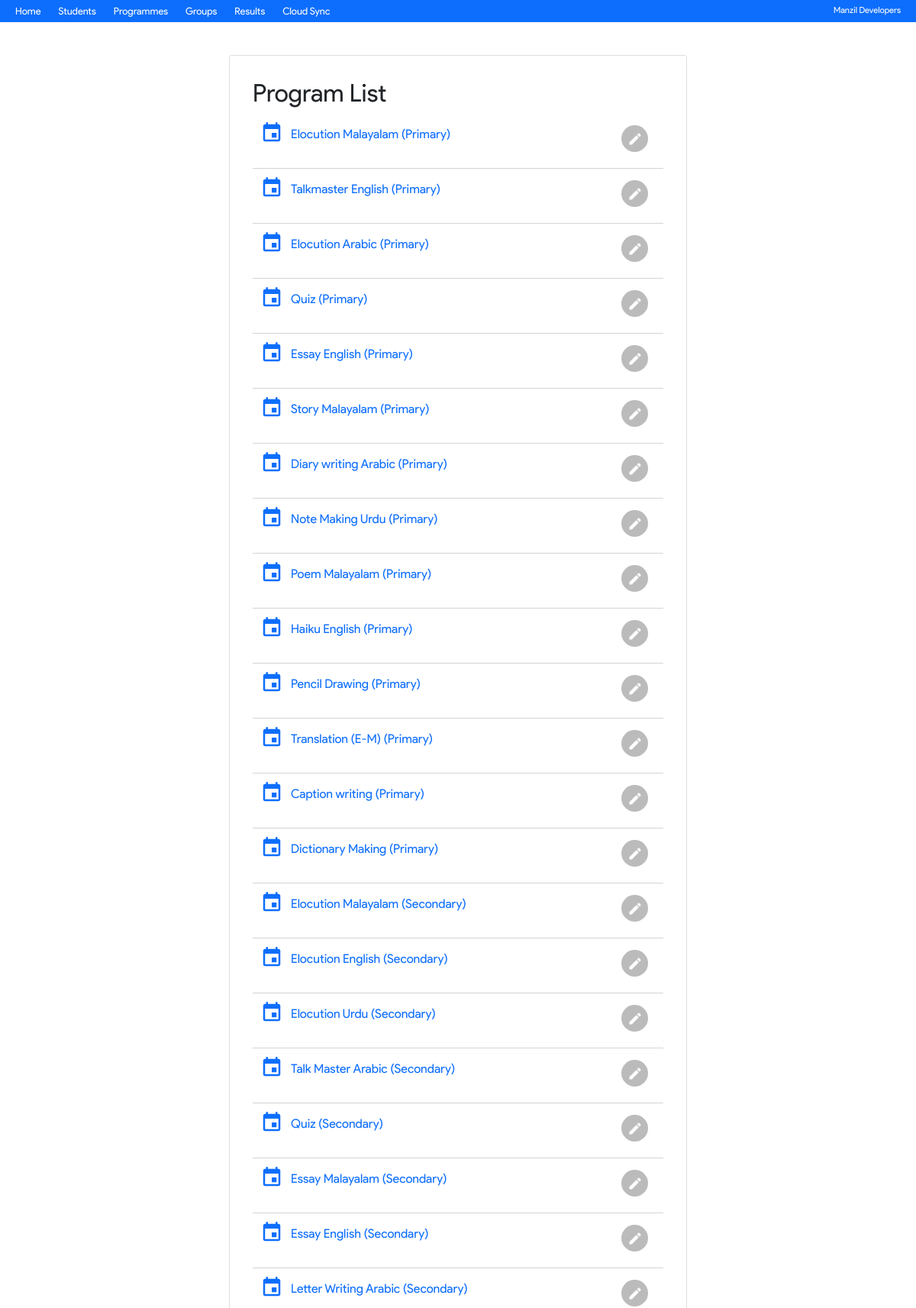
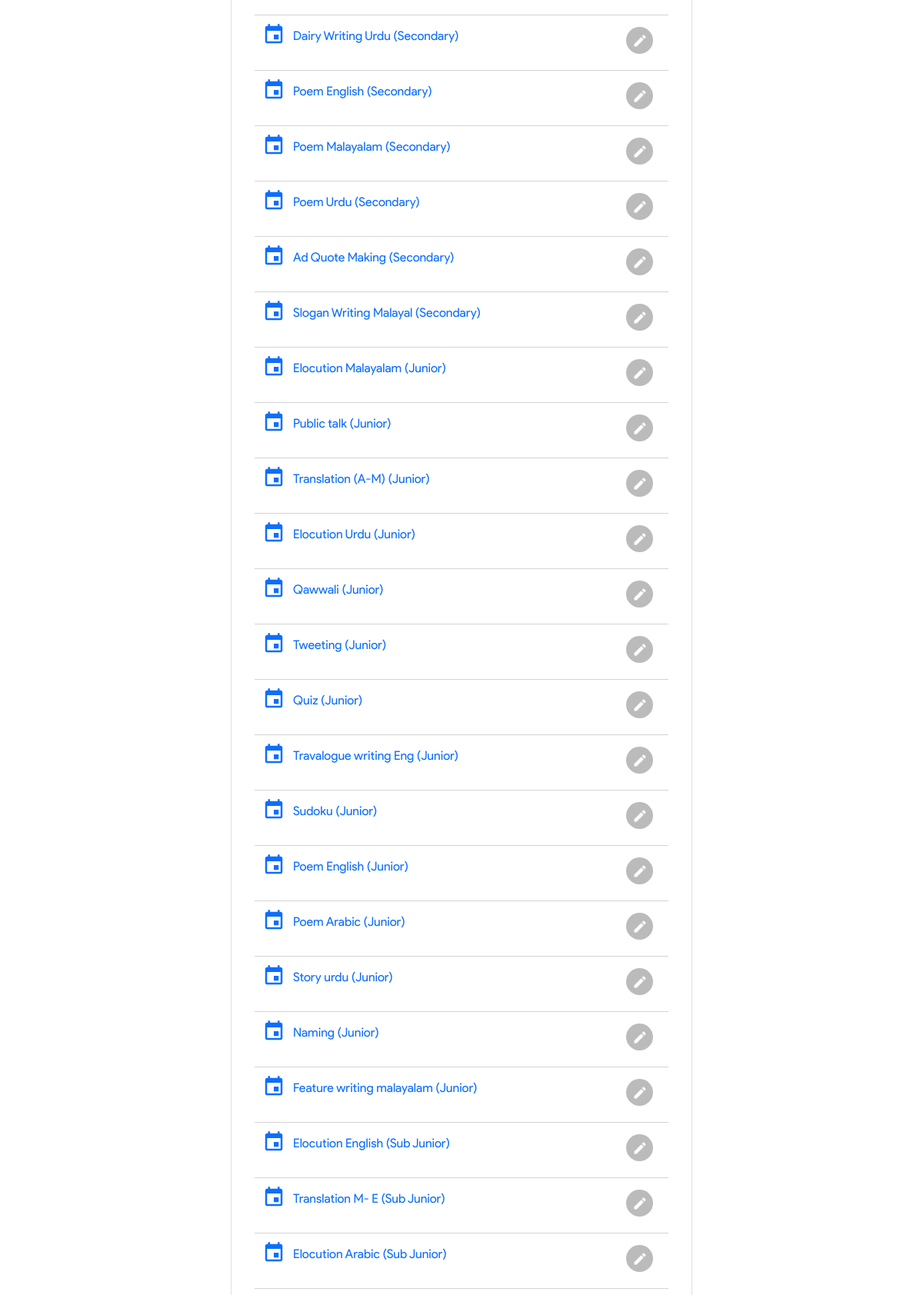
Screenshot of /programs.php (upper part) with the database file from the repository (2 pictures, top to bottom).
### tables this page shows
CREATE TABLE `program` (
  `id` int(11) NOT NULL,
  `name` varchar(255) NOT NULL,
  `section` varchar(5) NOT NULL,
  `addedOn` timestamp NOT NULL DEFAULT current_timestamp(),
  `type` varchar(5) DEFAULT NULL,
  `isCompleted` int(1) DEFAULT NULL,
  `resultDeclared` int(1) DEFAULT NULL,
  `rules` longtext DEFAULT NULL,
  `topics` longtext DEFAULT NULL
);

### inc/common.php (called while the page is built, shortened)
<?php
function getSection($sec)
{
  switch ($sec) {
    case 'pr':
      return "Primary";
      break;
      case 'sc':
        return "Secondary";
        break;
        case 'sj':
          return "Sub Junior";
          break;
        case 'jr':
          return "Junior";
          break;
        case 'gn':
          return "General";
          break;
    default:
      return "Unknown";
      break;
  }
}

### programs.php (the view, shortened to what this page needs)
<!DOCTYPE html>
<html lang="en">
<head>
<?php include 'inc/head.php'; ?>
    <link rel="stylesheet" href="css/style.css">
</head>
<body>
   <?php include'inc/nav.php';
   include'inc/common.php';
   $sql = "SELECT * FROM program";
   $res = mysqli_query($conn, $sql);
   ?>
<div class="card centerCard">
    <h2>Program List</h2>
<?php
if(mysqli_num_rows($res)>0){
    while($row = mysqli_fetch_assoc($res)){
        echo'<a href="singleProgram.php?id='.$row['id'].'"><div class="snRow">
        <img src="img/event.svg" width="30px" style="margin-right:10px;margin-bottom:5px;">'.$row['name'].' ('.getSection($row['section']).')
      <a href="editProgram.php?id='.$row['id'].'"><div class="ed"><img src="img/edit.png" width="20px" alt="">
      </div></a>
        </p></div></a>';
    }
}
?>
</div>
</body>
</html>

### css/style.css (style rules this page uses)
body { font-family: 'MGregular'; margin: 0; }
body a { text-decoration: none; }
.centerCard { width: 50%; margin-left: 25%; padding: 30px; }
.snRow { position: relative; width: 100%; padding: 10px; border-bottom: 0.5px solid #d4d4d4; -webkit-transition: 0.4s ease; transition: 0.4s ease; }
.snRow .ed { position: absolute; right: 20px; top: 15px; bottom: 0; background: #bbbbbb; border-radius: 50%; padding: 5px; color: #fff; height: 35px; width: 35px; text-align: center; -webkit-box-align: center; -ms-flex-align: center; align-items: center; -webkit-user-select: none; -moz-user-select: none; -ms-user-select: none; user-select: none; -webkit-transition: 0.4s ease; transition: 0.4s ease; }

### rows the page displays
program: name "Elocution Malayalam", section "Primary"
program: name "Talkmaster English", section "Primary"
program: name "Elocution Arabic", section "Primary"
program: name "Quiz", section "Primary"
program: name "Essay English", section "Primary"
program: name "Story Malayalam", section "Primary"
program: name "Diary writing Arabic", section "Primary"
program: name "Note Making Urdu", section "Primary"
program: name "Poem Malayalam", section "Primary"
program: name "Haiku English", section "Primary"
program: name "Pencil Drawing", section "Primary"
program: name "Translation (E-M)", section "Primary"
program: name "Caption writing", section "Primary"
program: name "Dictionary Making", section "Primary"
program: name "Elocution Malayalam", section "Secondary"
program: name "Elocution English", section "Secondary"
program: name "Elocution Urdu", section "Secondary"
program: name "Talk Master Arabic", section "Secondary"
program: name "Quiz", section "Secondary"
program: name "Essay Malayalam", section "Secondary"
program: name "Essay English", section "Secondary"
program: name "Letter Writing Arabic", section "Secondary"
program: name "Dairy Writing Urdu", section "Secondary"
program: name "Poem English", section "Secondary"
program: name "Poem Malayalam", section "Secondary"
program: name "Poem Urdu", section "Secondary"
program: name "Ad Quote Making", section "Secondary"
program: name "Slogan Writing Malayal", section "Secondary"
program: name "Elocution Malayalam", section "Junior"
program: name "Public talk", section "Junior"
program: name "Translation (A-M)", section "Junior"
program: name "Elocution Urdu", section "Junior"
program: name "Qawwali", section "Junior"
program: name "Tweeting", section "Junior"
program: name "Quiz", section "Junior"
program: name "Travalogue writing Eng", section "Junior"
program: name "Sudoku", section "Junior"
program: name "Poem English", section "Junior"
program: name "Poem Arabic", section "Junior"
program: name "Story urdu", section "Junior"
program: name "Naming", section "Junior"
program: name "Feature writing malayalam", section "Junior"
program: name "Elocution English", section "Sub Junior"
program: name "Translation M- E", section "Sub Junior"
program: name "Elocution Arabic", section "Sub Junior"
